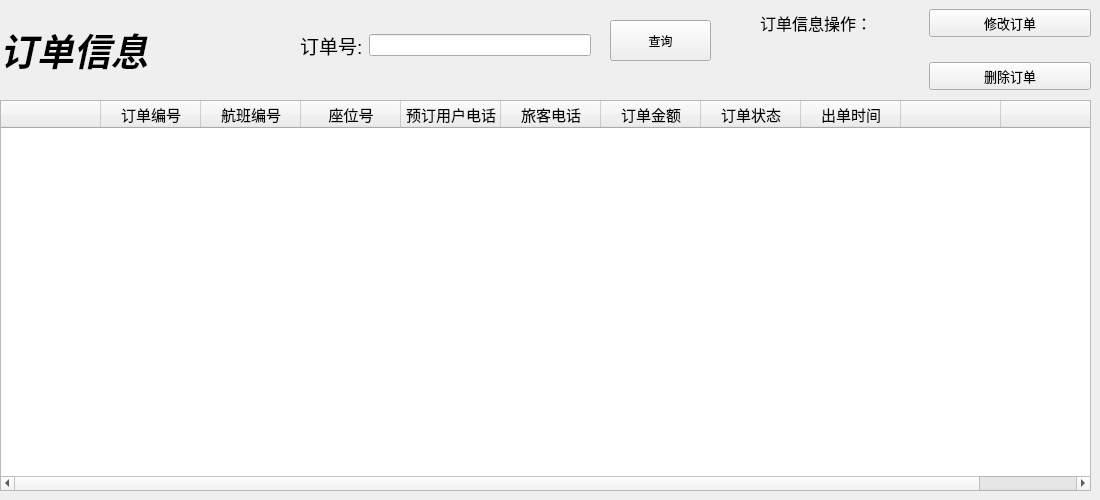
    <widget class="QWidget" name="order_page_2">
     <property name="enabled">
      <bool>true</bool>
     </property>
     <widget class="QLabel" name="order_info_label">
      <property name="geometry">
       <rect>
        <x>0</x>
        <y>29</y>
        <width>221</width>
        <height>41</height>
       </rect>
      </property>
      <property name="font">
       <font>
        <family>Adobe Arabic</family>
        <pointsize>28</pointsize>
        <italic>true</italic>
        <bold>true</bold>
       </font>
      </property>
      <property name="styleSheet">
       <string notr="true"/>
      </property>
      <property name="text">
       <string>订单信息</string>
      </property>
     </widget>
     <widget class="QWidget" name="widget_6" native="true">
      <property name="geometry">
       <rect>
        <x>300</x>
        <y>10</y>
        <width>291</width>
        <height>71</height>
       </rect>
      </property>
      <layout class="QGridLayout" name="gridLayout_7">
       <item row="0" column="1">
        <widget class="QLineEdit" name="order_num_lineEdit">
         <property name="styleSheet">
          <string notr="true">QPalette{background:#D7DBE4;}QGroupBox#gboxDevicePanel&gt;QLabel{color:#E7ECF0;}

QWidget#frmMain,QWidget[Form=&quot;true&quot;]{
border:1px solid #738393;
border-radius:0px;
}

.QFrame{
border:1px solid #C2CCD8;
border-radius:5px;
}

QLabel,QLineEdit,QTextEdit,QPlainTextEdit,QSpinBox,QGroupBox,QComboBox,QDateEdit,QTimeEdit,QDateTimeEdit,QSpinBox,QTreeView,QListView,QTableView,QTabWidget::pane{
color:#3D3E42;
}

QWidget#widget_title{
background:qlineargradient(spread:pad,x1:0,y1:0,x2:0,y2:1,stop:0 #667481,stop:1 #566373);
}

QLabel#lab_Ico,QLabel#lab_Title{
border-radius:0px;
color:#E7ECF0;
background-color:rgba(0,0,0,0);
border-style:none;
}

QToolButton::menu-indicator{
image:None;
}

QToolButton,QWidget#widget_frm&gt;QLabel{
border-style:none;
padding:10px;
color:#E7ECF0;
background:qlineargradient(spread:pad,x1:0,y1:0,x2:0,y2:1,stop:0 #667481,stop:1 #566373);
}

QToolButton:hover,QWidget#widget_frm&gt;QLabel:hover{
background:qlineargradient(spread:pad,x1:0,y1:0,x2:0,y2:1,stop:0 #778899,stop:1 #708090);
}

QLabel[labVideo=&quot;true&quot;]{
color:#E7ECF0;
border:1px solid #738393;
background:qlineargradient(spread:pad,x1:0,y1:0,x2:0,y2:1,stop:0 #667481,stop:1 #566373);
}

QLabel[labVideo=&quot;true&quot;]:focus{
border:1px solid #FF0000;
background:qlineargradient(spread:pad,x1:0,y1:0,x2:0,y2:1,stop:0 #778899,stop:1 #708090);
}

QLineEdit,QTextEdit,QPlainTextEdit,QSpinBox{
border:1px solid #C2CCD8;
border-radius:5px;
padding:2px;
background:none;
selection-background-color:#667481;
selection-color:#E7ECF0;
}

QLineEdit[echoMode=&quot;2&quot;]{
lineedit-password-character:9679;
}

.QGroupBox{
border:1px solid #C2CCD8;
border-radius:5px;
}

.QPushButton{
border-style:none;
border:1px solid #C2CCD8;
color:#E7ECF0;
padding:5px;
min-height:20px;
border-radius:5px;
background:qlineargradient(spread:pad,x1:0,y1:0,x2:0,y2:1,stop:0 #667481,stop:1 #566373);
}

.QPushButton:hover{
background:qlineargradient(spread:pad,x1:0,y1:0,x2:0,y2:1,stop:0 #778899,stop:1 #708090);
}

.QPushButton:pressed{
background:qlineargradient(spread:pad,x1:0,y1:0,x2:0,y2:1,stop:0 #667481,stop:1 #566373);
}

.QPushButton:disabled{
color:#838383;
background:#F4F4F4;
}

QPushButton#btnSplitterH{
padding:2px;
min-height:8px;
}

QPushButton#btnMenu,QPushButton#btnMenu_Min,QPushButton#btnMenu_Max,QPushButton#btnMenu_Close,QPushButton#btnSplitterV,QPushButton#btnSplitterH{
border-radius:0px;
color:#E7ECF0;
background-color:rgba(0,0,0,0);
border-style:none;
}

QPushButton#btnMenu:hover,QPushButton#btnMenu_Min:hover,QPushButton#btnMenu_Max:hover,QPushButton#btnSplitterV:hover,QPushButton#btnSplitterH:hover{
background-color:qlineargradient(spread:pad,x1:0,y1:1,x2:0,y2:0,stop:0 rgba(25,134,199,0),stop:1 #778899);
}

QPushButton#btnMenu_Close:hover{
background-color:qlineargradient(spread:pad,x1:0,y1:1,x2:0,y2:0,stop:0 rgba(238,0,0,128),stop:1 rgba(238,44,44,255));
}

QCheckBox{
color:#3D3E42;
spacing:2px;
}

QCheckBox::indicator{
width:20px;
height:20px;
}

QCheckBox::indicator:unchecked{
image:url(:/image/checkbox_unchecked.png);
}

QCheckBox::indicator:checked{
image:url(:/image/checkbox_checked.png);
}

QRadioButton{
color:#3D3E42;
spacing:2px;
}

QRadioButton::indicator{
width:15px;
height:15px;
}

QRadioButton::indicator::unchecked{
image:url(:/image/radio_normal.png);
}

QRadioButton::indicator::checked{
image:url(:/image/radio_selected.png);
}

QSpinBox::up-button,QDateEdit::up-button,QTimeEdit::up-button,QDateTimeEdit::up-button{
image:url(:/image/add_top.png);
}

QSpinBox::down-button,QDateEdit::down-button,QTimeEdit::down-button,QDateTimeEdit::down-button{
image:url(:/image/add_bottom.png);
}

QComboBox,QDateEdit,QTimeEdit,QDateTimeEdit,QSpinBox{
border-radius:3px;
padding:3px 5px 3px 5px;
border:1px solid #C2CCD8;
background:none;
selection-background-color:#667481;
selection-color:#E7ECF0;
}

QComboBox::drop-down,QDateEdit::drop-down,QTimeEdit::drop-down,QDateTimeEdit::drop-down{
subcontrol-origin:padding;
subcontrol-position:top right;
width:15px;
border-left-width:1px;
border-left-style:solid;
border-top-right-radius:3px;
border-bottom-right-radius:3px;
border-left-color:#C2CCD8;
}

QComboBox::down-arrow,QDateEdit::down-arrow,QTimeEdit::down-arrow,QDateTimeEdit::down-arrow{
image:url(:/image/add_bottom.png);
}

QMenu{
color:#E7ECF0;
background-color:#667481;
margin:2px;
}

QMenu::item{
padding:3px 20px 3px 20px;
}

QMenu::indicator{
width:13px;
height:13px;
}

QMenu::item:selected{
color:#E7ECF0;
border:0px solid #738393;
background:qlineargradient(spread:pad,x1:0,y1:0,x2:0,y2:1,stop:0 #667481,stop:1 #566373);
}

QMenu::separator{
height:1px;
background:#738393;
}

QProgressBar{
background:#C2CCD8;
border-radius:5px;
text-align:center;
border:1px solid #C2CCD8;
}

QProgressBar::chunk{
width:5px;
margin:0.5px;
background-color:#667481;
}

QSlider::groove:horizontal,QSlider::add-page:horizontal{
height:8px;
border-radius:3px;
background:#C2CCD8;
}

QSlider::sub-page:horizontal{
height:8px;
border-radius:3px;
background:#708090;
}

QSlider::handle:horizontal{
width:13px;
margin-top:-3px;
margin-bottom:-3px;
border-radius:6px;
background:qradialgradient(spread:pad,cx:0.5,cy:0.5,radius:0.5,fx:0.5,fy:0.5,stop:0.6 #667481,stop:0.8 #778899);
}

QSlider::groove:vertical,QSlider::sub-page:vertical{
width:8px;
border-radius:3px;
background:#C2CCD8;
}

QSlider::add-page:vertical{
width:8px;
border-radius:3px;
background:#708090;
}

QSlider::handle:vertical{
height:13px;
margin-left:-2px;
margin-right:-3px;
border-radius:6px;
background:qradialgradient(spread:pad,cx:0.5,cy:0.5,radius:0.5,fx:0.5,fy:0.5,stop:0.6 #667481,stop:0.8 #778899);
}

QScrollBar:vertical{
width:10px;
background-color:rgba(0,0,0,0%);
padding-top:10px;
padding-bottom:10px;
}

QScrollBar:horizontal{
height:10px;
background-color:rgba(0,0,0,0%);
padding-left:10px;
padding-right:10px;
}

QScrollBar::handle:vertical,QScrollBar::handle:horizontal{
width:10px;
background:#708090;
}

QScrollBar::handle:vertical:hover,QScrollBar::handle:horizontal:hover{
width:10px;
background:#566373;
}

QScrollBar::add-line:vertical{
height:10px;
width:10px;
subcontrol-position:bottom;
subcontrol-origin:margin;
border-image:url(:/image/add_bottom.png);
}

QScrollBar::add-line:horizontal{
height:10px;
width:10px;
subcontrol-position:right;
subcontrol-origin:margin;
border-image:url(:/image/add_right.png);
}

QScrollBar::sub-line:vertical{
height:10px;
width:10px;
subcontrol-position:top;
subcontrol-origin:margin;
border-image:url(:/image/add_top.png);
}

QScrollBar::sub-line:horizontal{
height:10px;
width:10px;
subcontrol-position:left;
subcontrol-origin:margin;
border-image:url(:/image/add_left.png);
}

QScrollBar::add-page:vertical,QScrollBar::sub-page:vertical,QScrollBar::add-page:horizontal,QScrollBar::sub-page:horizontal{
width:10px;
background:#C2CCD8;
}

QScrollArea{
border:0px;
}

QTreeView,QListView,QTableView,QTabWidget::pane{
border:1px solid #C2CCD8;
selection-background-color:#778899;
selection-color:#E7ECF0;
alternate-background-color:#DDE0E7;
}

QTableView::item:selected,QListView::item:selected,QTreeView::item:selected{
color:#E7ECF0;
background:qlineargradient(spread:pad,x1:0,y1:0,x2:0,y2:1,stop:0 #667481,stop:1 #566373);
}

QTableView::item:hover,QListView::item:hover,QTreeView::item:hover{
color:#E7ECF0;
background:qlineargradient(spread:pad,x1:0,y1:0,x2:0,y2:1,stop:0 #778899,stop:1 #708090);
}

QTableView::item,QListView::item,QTreeView::item{
padding:5px;
margin:0px;
}

QHeaderView::section,QTableCornerButton:section{
padding:3px;
margin:0px;
color:#E7ECF0;
border:1px solid #C2CCD8;
background:qlineargradient(spread:pad,x1:0,y1:0,x2:0,y2:1,stop:0 #778899,stop:1 #708090);
}

QTabBar::tab{
border-radius:5px;
border:1px solid #C2CCD8;
color:#E7ECF0;
min-width:55px;
min-height:20px;
padding:3px 8px 3px 8px;
margin:1px;
background:qlineargradient(spread:pad,x1:0,y1:0,x2:0,y2:1,stop:0 #778899,stop:1 #708090);
}

QTabBar::tab:selected,QTabBar::tab:hover{
background:qlineargradient(spread:pad,x1:0,y1:0,x2:0,y2:1,stop:0 #667481,stop:1 #566373);
}

QStatusBar::item{
border:0px solid #667481;
border-radius:3px;
}

QToolBox::tab,QToolTip,QGroupBox#gboxDevicePanel{
padding:3px;
border-radius: 5px;
color:#E7ECF0;
background:qlineargradient(spread:pad,x1:0,y1:0,x2:0,y2:1,stop:0 #667481,stop:1 #566373);
}

QToolBox::tab:selected{
background:qlineargradient(spread:pad,x1:0,y1:0,x2:0,y2:1,stop:0 #778899,stop:1 #708090);
}
</string>
         </property>
        </widget>
       </item>
       <item row="0" column="0">
        <widget class="QLabel" name="order_num_label">
         <property name="font">
          <font>
           <family>Microsoft YaHei UI</family>
           <pointsize>14</pointsize>
           <italic>false</italic>
           <bold>false</bold>
          </font>
         </property>
         <property name="styleSheet">
          <string notr="true"/>
         </property>
         <property name="text">
          <string>订单号:</string>
         </property>
        </widget>
       </item>
      </layout>
     </widget>
     <widget class="QWidget" name="widget_7" native="true">
      <property name="geometry">
       <rect>
        <x>760</x>
        <y>-10</y>
        <width>331</width>
        <height>121</height>
       </rect>
      </property>
      <layout class="QGridLayout" name="gridLayout_8">
       <item row="0" column="0">
        <widget class="QLabel" name="order_info_label_4">
         <property name="font">
          <font>
           <pointsize>12</pointsize>
          </font>
         </property>
         <property name="text">
          <string>订单信息操作：</string>
         </property>
        </widget>
       </item>
       <item row="0" column="1">
        <widget class="QPushButton" name="order_info_veritfyBtn_5">
         <property name="font">
          <font>
           <pointsize>10</pointsize>
          </font>
         </property>
         <property name="cursor">
          <cursorShape>PointingHandCursor</cursorShape>
         </property>
         <property name="text">
          <string>修改订单</string>
         </property>
        </widget>
       </item>
       <item row="1" column="1">
        <widget class="QPushButton" name="order_info_deleteBtn_6">
         <property name="font">
          <font>
           <pointsize>10</pointsize>
          </font>
         </property>
         <property name="cursor">
          <cursorShape>PointingHandCursor</cursorShape>
         </property>
         <property name="text">
          <string>删除订单</string>
         </property>
        </widget>
       </item>
      </layout>
     </widget>
     <widget class="QTableWidget" name="orderTabWidget_3">
      <property name="geometry">
       <rect>
        <x>0</x>
        <y>100</y>
        <width>1091</width>
        <height>391</height>
       </rect>
      </property>
      <property name="font">
       <font>
        <pointsize>10</pointsize>
       </font>
      </property>
      <column>
       <property name="text">
        <string/>
       </property>
      </column>
      <column>
       <property name="text">
        <string>订单编号</string>
       </property>
       <property name="font">
        <font>
         <pointsize>11</pointsize>
        </font>
       </property>
       <property name="background">
        <color>
         <red>255</red>
         <green>255</green>
         <blue>255</blue>
        </color>
       </property>
      </column>
      <column>
       <property name="text">
        <string>航班编号</string>
       </property>
       <property name="font">
        <font>
         <pointsize>11</pointsize>
         <bold>false</bold>
        </font>
       </property>
       <property name="background">
        <color alpha="240">
         <red>255</red>
         <green>255</green>
         <blue>255</blue>
        </color>
       </property>
      </column>
      <column>
       <property name="text">
        <string>座位号</string>
       </property>
       <property name="font">
        <font>
         <pointsize>11</pointsize>
        </font>
       </property>
      </column>
      <column>
       <property name="text">
        <string>预订用户电话</string>
       </property>
       <property name="font">
        <font>
         <pointsize>11</pointsize>
         <bold>false</bold>
        </font>
       </property>
      </column>
      <column>
       <property name="text">
        <string>旅客电话</string>
       </property>
       <property name="font">
        <font>
         <pointsize>11</pointsize>
         <bold>false</bold>
        </font>
       </property>
      </column>
      <column>
       <property name="text">
        <string>订单金额</string>
       </property>
       <property name="font">
        <font>
         <pointsize>11</pointsize>
         <bold>false</bold>
        </font>
       </property>
      </column>
      <column>
       <property name="text">
        <string>订单状态</string>
       </property>
       <property name="font">
        <font>
         <pointsize>11</pointsize>
         <bold>false</bold>
        </font>
       </property>
      </column>
      <column>
       <property name="text">
        <string>出单时间</string>
       </property>
       <property name="font">
        <font>
         <pointsize>11</pointsize>
         <bold>false</bold>
        </font>
       </property>
      </column>
      <column>
       <property name="text">
        <string/>
       </property>
      </column>
      <column>
       <property name="text">
        <string/>
       </property>
      </column>
     </widget>
     <widget class="QPushButton" name="order_que_pushButton">
      <property name="geometry">
       <rect>
        <x>610</x>
        <y>20</y>
        <width>101</width>
        <height>41</height>
       </rect>
      </property>
      <property name="styleSheet">
       <string notr="true"/>
      </property>
      <property name="text">
       <string>查询</string>
      </property>
     </widget>
    </widget>
